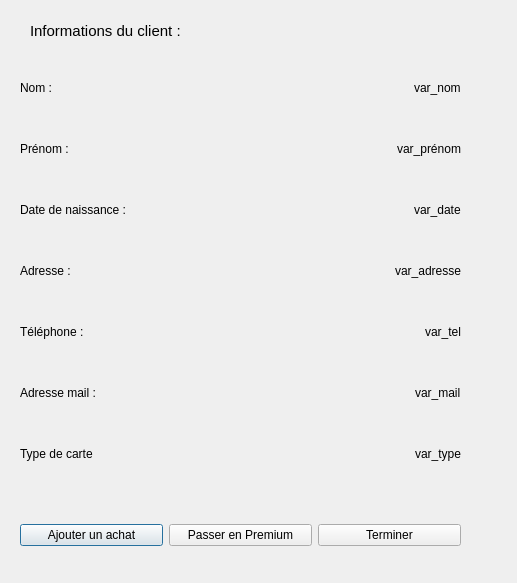
<?xml version="1.0" encoding="UTF-8"?>
<ui version="4.0">
 <class>Modify</class>
 <widget class="QDialog" name="Modify">
  <property name="geometry">
   <rect>
    <x>0</x>
    <y>0</y>
    <width>517</width>
    <height>583</height>
   </rect>
  </property>
  <property name="windowTitle">
   <string>Informations</string>
  </property>
  <widget class="QWidget" name="layoutWidget">
   <property name="geometry">
    <rect>
     <x>20</x>
     <y>60</y>
     <width>441</width>
     <height>421</height>
    </rect>
   </property>
   <layout class="QVBoxLayout" name="verticalLayout">
    <item>
     <layout class="QHBoxLayout" name="horizontalLayout_2">
      <item>
       <widget class="QLabel" name="label">
        <property name="text">
         <string>Nom :</string>
        </property>
       </widget>
      </item>
      <item>
       <spacer name="horizontalSpacer">
        <property name="orientation">
         <enum>Qt::Horizontal</enum>
        </property>
        <property name="sizeHint" stdset="0">
         <size>
          <width>40</width>
          <height>20</height>
         </size>
        </property>
       </spacer>
      </item>
      <item>
       <widget class="QLabel" name="var_name">
        <property name="text">
         <string>var_nom</string>
        </property>
       </widget>
      </item>
     </layout>
    </item>
    <item>
     <layout class="QHBoxLayout" name="horizontalLayout_3">
      <item>
       <widget class="QLabel" name="label_2">
        <property name="text">
         <string>Prénom :</string>
        </property>
       </widget>
      </item>
      <item>
       <spacer name="horizontalSpacer_2">
        <property name="orientation">
         <enum>Qt::Horizontal</enum>
        </property>
        <property name="sizeHint" stdset="0">
         <size>
          <width>40</width>
          <height>20</height>
         </size>
        </property>
       </spacer>
      </item>
      <item>
       <widget class="QLabel" name="var_firstname">
        <property name="text">
         <string>var_prénom</string>
        </property>
       </widget>
      </item>
     </layout>
    </item>
    <item>
     <layout class="QHBoxLayout" name="horizontalLayout_4">
      <item>
       <widget class="QLabel" name="label_4">
        <property name="text">
         <string>Date de naissance :</string>
        </property>
       </widget>
      </item>
      <item>
       <spacer name="horizontalSpacer_3">
        <property name="orientation">
         <enum>Qt::Horizontal</enum>
        </property>
        <property name="sizeHint" stdset="0">
         <size>
          <width>40</width>
          <height>20</height>
         </size>
        </property>
       </spacer>
      </item>
      <item>
       <widget class="QLabel" name="var_bdate">
        <property name="text">
         <string>var_date</string>
        </property>
       </widget>
      </item>
     </layout>
    </item>
    <item>
     <layout class="QHBoxLayout" name="horizontalLayout_5">
      <item>
       <widget class="QLabel" name="label_3">
        <property name="text">
         <string>Adresse :</string>
        </property>
       </widget>
      </item>
      <item>
       <spacer name="horizontalSpacer_4">
        <property name="orientation">
         <enum>Qt::Horizontal</enum>
        </property>
        <property name="sizeHint" stdset="0">
         <size>
          <width>40</width>
          <height>20</height>
         </size>
        </property>
       </spacer>
      </item>
      <item>
       <widget class="QLabel" name="var_address">
        <property name="text">
         <string>var_adresse</string>
        </property>
       </widget>
      </item>
     </layout>
    </item>
    <item>
     <layout class="QHBoxLayout" name="horizontalLayout_6">
      <item>
       <widget class="QLabel" name="label_5">
        <property name="text">
         <string>Téléphone :</string>
        </property>
       </widget>
      </item>
      <item>
       <spacer name="horizontalSpacer_5">
        <property name="orientation">
         <enum>Qt::Horizontal</enum>
        </property>
        <property name="sizeHint" stdset="0">
         <size>
          <width>40</width>
          <height>20</height>
         </size>
        </property>
       </spacer>
      </item>
      <item>
       <widget class="QLabel" name="var_phone">
        <property name="text">
         <string>var_tel</string>
        </property>
       </widget>
      </item>
     </layout>
    </item>
    <item>
     <layout class="QHBoxLayout" name="horizontalLayout_7">
      <item>
       <widget class="QLabel" name="label_7">
        <property name="text">
         <string>Adresse mail :</string>
        </property>
       </widget>
      </item>
      <item>
       <spacer name="horizontalSpacer_6">
        <property name="orientation">
         <enum>Qt::Horizontal</enum>
        </property>
        <property name="sizeHint" stdset="0">
         <size>
          <width>40</width>
          <height>20</height>
         </size>
        </property>
       </spacer>
      </item>
      <item>
       <widget class="QLabel" name="var_mail">
        <property name="text">
         <string>var_mail</string>
        </property>
       </widget>
      </item>
     </layout>
    </item>
    <item>
     <layout class="QHBoxLayout" name="horizontalLayout_8">
      <item>
       <widget class="QLabel" name="label_6">
        <property name="text">
         <string>Type de carte</string>
        </property>
       </widget>
      </item>
      <item>
       <spacer name="horizontalSpacer_7">
        <property name="orientation">
         <enum>Qt::Horizontal</enum>
        </property>
        <property name="sizeHint" stdset="0">
         <size>
          <width>40</width>
          <height>20</height>
         </size>
        </property>
       </spacer>
      </item>
      <item>
       <widget class="QLabel" name="var_type">
        <property name="text">
         <string>var_type</string>
        </property>
       </widget>
      </item>
     </layout>
    </item>
   </layout>
  </widget>
  <widget class="QWidget" name="layoutWidget_2">
   <property name="geometry">
    <rect>
     <x>20</x>
     <y>520</y>
     <width>441</width>
     <height>30</height>
    </rect>
   </property>
   <layout class="QHBoxLayout" name="horizontalLayout">
    <item>
     <widget class="QPushButton" name="add_button">
      <property name="text">
       <string>Ajouter un achat</string>
      </property>
     </widget>
    </item>
    <item>
     <widget class="QPushButton" name="premium_button">
      <property name="text">
       <string>Passer en Premium</string>
      </property>
     </widget>
    </item>
    <item>
     <widget class="QPushButton" name="end_button">
      <property name="text">
       <string>Terminer</string>
      </property>
     </widget>
    </item>
   </layout>
  </widget>
  <widget class="QLabel" name="titre">
   <property name="geometry">
    <rect>
     <x>30</x>
     <y>20</y>
     <width>186</width>
     <height>22</height>
    </rect>
   </property>
   <property name="font">
    <font>
     <pointsize>11</pointsize>
    </font>
   </property>
   <property name="text">
    <string>Informations du client :</string>
   </property>
  </widget>
 </widget>
 <resources/>
 <connections/>
</ui>
